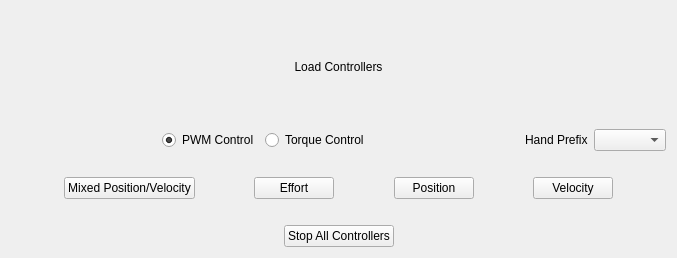
<?xml version="1.0" encoding="UTF-8"?>
<ui version="4.0">
 <class>ChangeControllersDockWidget</class>
 <widget class="QWidget" name="ChangeControllersDockWidget">
  <property name="geometry">
   <rect>
    <x>0</x>
    <y>0</y>
    <width>677</width>
    <height>258</height>
   </rect>
  </property>
  <property name="windowTitle">
   <string>Change Controllers</string>
  </property>
  <layout class="QGridLayout" name="gridLayout_2">
   <item row="0" column="0">
    <layout class="QVBoxLayout" name="verticalLayout" stretch="0">
     <item>
      <layout class="QGridLayout" name="gridLayout">
       <item row="0" column="0">
        <layout class="QHBoxLayout" name="horizontalLayout_3">
         <item>
          <widget class="QLabel" name="label">
           <property name="text">
            <string>Load Controllers</string>
           </property>
           <property name="alignment">
            <set>Qt::AlignCenter</set>
           </property>
          </widget>
         </item>
        </layout>
       </item>
       <item row="2" column="0">
        <layout class="QHBoxLayout" name="horizontalLayout_2">
         <item>
          <spacer name="horizontalSpacer_3">
           <property name="orientation">
            <enum>Qt::Horizontal</enum>
           </property>
           <property name="sizeHint" stdset="0">
            <size>
             <width>13</width>
             <height>62</height>
            </size>
           </property>
          </spacer>
         </item>
         <item>
          <widget class="QPushButton" name="btn_mixed">
           <property name="text">
            <string>Mixed Position/Velocity</string>
           </property>
           <property name="checkable">
            <bool>true</bool>
           </property>
          </widget>
         </item>
         <item>
          <spacer name="horizontalSpacer_4">
           <property name="orientation">
            <enum>Qt::Horizontal</enum>
           </property>
           <property name="sizeHint" stdset="0">
            <size>
             <width>13</width>
             <height>62</height>
            </size>
           </property>
          </spacer>
         </item>
         <item>
          <widget class="QPushButton" name="btn_effort">
           <property name="text">
            <string>Effort</string>
           </property>
           <property name="checkable">
            <bool>true</bool>
           </property>
          </widget>
         </item>
         <item>
          <spacer name="horizontalSpacer_6">
           <property name="orientation">
            <enum>Qt::Horizontal</enum>
           </property>
           <property name="sizeHint" stdset="0">
            <size>
             <width>13</width>
             <height>62</height>
            </size>
           </property>
          </spacer>
         </item>
         <item>
          <widget class="QPushButton" name="btn_position">
           <property name="text">
            <string>Position</string>
           </property>
           <property name="checkable">
            <bool>true</bool>
           </property>
          </widget>
         </item>
         <item>
          <spacer name="horizontalSpacer_7">
           <property name="orientation">
            <enum>Qt::Horizontal</enum>
           </property>
           <property name="sizeHint" stdset="0">
            <size>
             <width>13</width>
             <height>62</height>
            </size>
           </property>
          </spacer>
         </item>
         <item>
          <widget class="QPushButton" name="btn_velocity">
           <property name="text">
            <string>Velocity</string>
           </property>
           <property name="checkable">
            <bool>true</bool>
           </property>
          </widget>
         </item>
         <item>
          <spacer name="horizontalSpacer_8">
           <property name="orientation">
            <enum>Qt::Horizontal</enum>
           </property>
           <property name="sizeHint" stdset="0">
            <size>
             <width>13</width>
             <height>62</height>
            </size>
           </property>
          </spacer>
         </item>
        </layout>
       </item>
       <item row="3" column="0">
        <layout class="QHBoxLayout" name="horizontalLayout">
         <item>
          <spacer name="horizontalSpacer_2">
           <property name="orientation">
            <enum>Qt::Horizontal</enum>
           </property>
           <property name="sizeHint" stdset="0">
            <size>
             <width>40</width>
             <height>20</height>
            </size>
           </property>
          </spacer>
         </item>
         <item>
          <widget class="QPushButton" name="btn_stop">
           <property name="text">
            <string>Stop All Controllers</string>
           </property>
          </widget>
         </item>
         <item>
          <spacer name="horizontalSpacer">
           <property name="orientation">
            <enum>Qt::Horizontal</enum>
           </property>
           <property name="sizeHint" stdset="0">
            <size>
             <width>40</width>
             <height>20</height>
            </size>
           </property>
          </spacer>
         </item>
        </layout>
       </item>
       <item row="1" column="0">
        <layout class="QHBoxLayout" name="horizontalLayout_4">
         <item>
          <spacer name="horizontalSpacer_9">
           <property name="orientation">
            <enum>Qt::Horizontal</enum>
           </property>
           <property name="sizeHint" stdset="0">
            <size>
             <width>40</width>
             <height>20</height>
            </size>
           </property>
          </spacer>
         </item>
         <item>
          <widget class="QRadioButton" name="radioButtonPWM">
           <property name="text">
            <string>PWM Control</string>
           </property>
           <property name="checked">
            <bool>true</bool>
           </property>
          </widget>
         </item>
         <item>
          <widget class="QRadioButton" name="radioButtonTorque">
           <property name="text">
            <string>Torque Control</string>
           </property>
          </widget>
         </item>
         <item>
          <spacer name="horizontalSpacer_10">
           <property name="orientation">
            <enum>Qt::Horizontal</enum>
           </property>
           <property name="sizeHint" stdset="0">
            <size>
             <width>40</width>
             <height>20</height>
            </size>
           </property>
          </spacer>
         </item>
         <item>
          <widget class="QLabel" name="label_2">
           <property name="text">
            <string>Hand Prefix</string>
           </property>
          </widget>
         </item>
         <item>
          <widget class="QComboBox" name="select_prefix"/>
         </item>
        </layout>
       </item>
      </layout>
     </item>
    </layout>
   </item>
  </layout>
 </widget>
 <resources/>
 <connections/>
</ui>
